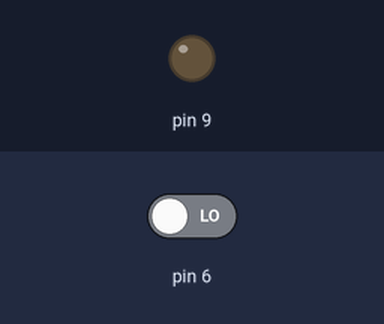
This sketch was run on a simulated Arduino Uno, built with avr-gcc and run on an emulated ATmega328P. Shown: output pins drawn as LEDs (lit = HIGH). The test bench sets the inputs (shaded band); at power-on: pin 6 LOW.

Above: at 1.2 s.
1.3 s: pin 6 driven HIGH
At 1.6 s:
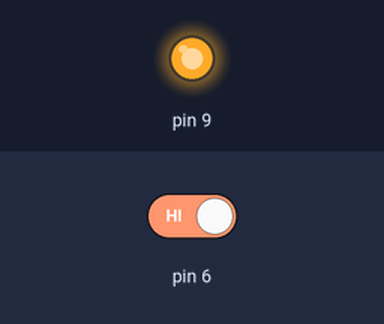
2.8 s: pin 6 driven LOW
At 3.9 s:
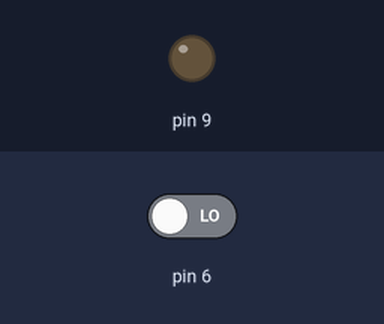
Timing chart, 0 to 5.8 s (numbered marks = the images above; inputs shaded):
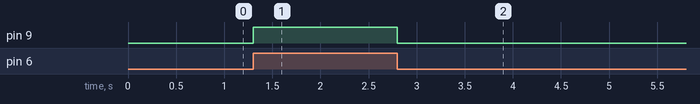

Measured:
- after the input at 1.3 s, pin 9: LOW → HIGH at once
- after the input at 2.8 s, pin 9: HIGH → LOW at once

The sketch:

test3.ino
```cpp
int tct = 0;

void setup() {
  // put your setup code here, to run once:
  pinMode(9, OUTPUT);
  pinMode(6, INPUT);
}

void loop() {
  // put your main code here, to run repeatedly:
  tct = digitalRead(6); //6番ピンの値を読み取る HIGHかLOW

  if (tct == HIGH) {
    digitalWrite(9, HIGH);
  } else {
    digitalWrite(9, LOW);
  }
}
```
